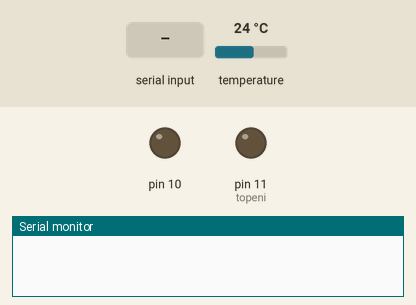
The sketch below on a simulated Arduino Uno, built with avr-gcc and run on an emulated ATmega328P. On the bench: output pins drawn as LEDs (lit = HIGH), the last lines printed to the serial monitor. The test bench sets the inputs (shaded band); at power-on: temperature 24 °C.

Above: at 1.2 s.
1.3 s: "90,45\n" received over Serial
At 3.9 s:
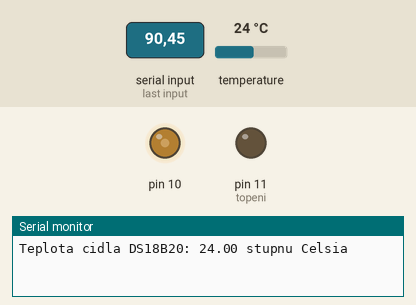
4.2 s: "30,150\n" received over Serial
At 8.4 s:
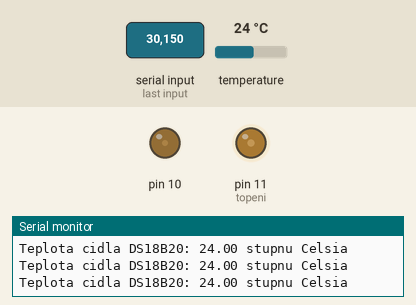
8.8 s: temperature set to 12 °C
At 9.6 s:
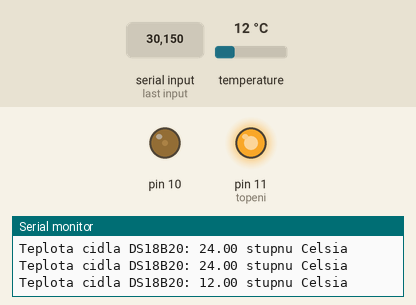
10.5 s: temperature set to 28 °C
At 12.0 s:
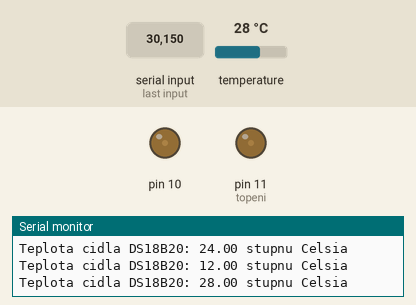
12.3 s: "0\n" received over Serial
At 14.3 s:
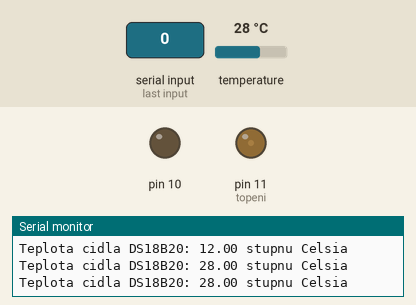
16.8 s: "90\n" received over Serial
At 21.2 s:
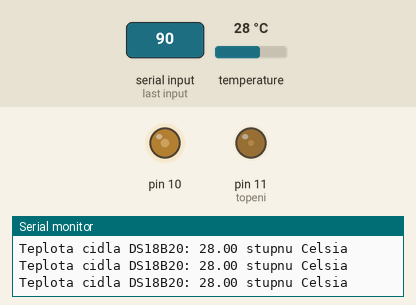
Timing chart, 0 to 22.4 s (numbered marks = the images above; inputs shaded):
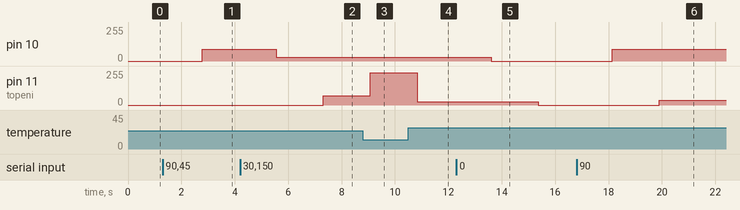

Measured:
- after the input at 1.3 s, pin 10: 0/255 → 90/255 after 1.5 s
- after the input at 4.2 s, pin 10: 90/255 → 30/255 after 1.3 s; pin 11 (topeni): 0/255 → 70/255 after 3.1 s
- after the input at 8.8 s, pin 11 (topeni): 70/255 → 243/255 after 0.28 s
- after the input at 10.5 s, pin 11 (topeni): 243/255 → 24/255 after 0.34 s
- after the input at 12.3 s, pin 10: 30/255 → 0/255 after 1.3 s; pin 11 (topeni): 24/255 → 0/255 after 3.1 s
- after the input at 16.8 s, pin 10: 0/255 → 90/255 after 1.3 s; pin 11 (topeni): 0/255 → 37/255 after 3.1 s

The sketch:

24_serial_bc_.ino
```cpp
                                   // Teplotní čidlo DS18B20
#define topeni 11                  //nastavenie pinu pre pwm spinanie tranzistorov pre hod.prudu 0-255
#include <OneWire.h>               // připojení knihoven
#include <DallasTemperature.h>

/****************************************************************************************************************/

String receivedChar;                   //premenna pre serial komunikaciu
 float hodnota;


float namerana_teplota=0;                    //aktualne namerana teplota
float hodnota_prudu;
float pwm_f;
byte  pwm_b;
float  pwm;

float u_max=1.32;
float u_str=0;
float kp_max=0;
float kp;
float u;
float konstanta;
float konstanta2;
const int pinCidlaDS = 12;                   // nastavení čísla vstupního pinu
OneWire oneWireDS(pinCidlaDS);               // vytvoření instance oneWireDS z knihovny OneWire
DallasTemperature senzoryDS(&oneWireDS);     // vytvoření instance senzoryDS z knihovny DallasTemperature

////////////////////////////

//float nastavena_teplota=0;                  //teplota na ktoru sa ma nastavit komora
float sygma=0;
/**************************************************************************************************************/

void setup()
{
   pinMode(10, OUTPUT);
pinMode(topeni,OUTPUT);            //pin 11 nastav na vystup pre spinanie teplotnych telies
analogWrite(topeni,0);             //nastav pwm teplotnych telies na 0 hodnotu
Serial.begin(9600);                //prenosova rychlost komunikacie
senzoryDS.begin();                 // zapnutí komunikace knihovny s teplotním čidlem
}

/************************************************************************************************************/

float zmeraj_teplotu()                     //funkcia pre zmeranie teploty //teplomer tmp36
{

  senzoryDS.requestTemperatures();         // načtení informací ze všech připojených čidel na daném pinu
                                           // výpis teploty na sériovou linku, při připojení více čidel
                                           // na jeden pin můžeme postupně načíst všechny teploty
                                           // pomocí změny čísla v závorce (0) - pořadí dle unikátní adresy čidel

 //Serial.print(senzoryDS.getTempCByIndex(0));
 //Serial.println(" stupnu Celsia");
  delay(1000);                             // pauza pro přehlednější výpis
 return (senzoryDS.getTempCByIndex(0));

 }

/***********************************************************************************************************/
float recvOneString() {                           //seriova komunikacia matalb prijimanie dat

 if (Serial.available() > 0)
 {
   receivedChar =Serial.readString();
   hodnota=receivedChar.toFloat();
 }
 return (hodnota);
}
/**************************************************************************************************/

void loop()
{
float nastavena_teplota= recvOneString();                                         //nastav hodnotu pozadovanej  teploty
analogWrite(10, nastavena_teplota);
namerana_teplota=zmeraj_teplotu();                           //zmeraj teplotu

if (nastavena_teplota>=25&&nastavena_teplota<=35) {sygma=0.2;konstanta=1;konstanta2=0.2;}
if (nastavena_teplota>36&&nastavena_teplota<=50) {sygma=0.2;konstanta=1;konstanta2=0.25;}
if (nastavena_teplota>50&&nastavena_teplota<=65) {sygma=0.1;konstanta=1;konstanta2=0.3;}
if (nastavena_teplota>65&&nastavena_teplota<=70) {sygma=0.025;konstanta=0.3;konstanta2=0.4;}

hodnota_prudu=( (1.32/45)*(namerana_teplota-25) )+0.18;       //aktualna hodnota prudu
//Serial.print("prud pri teplote je ");Serial.print(hodnota_prudu);Serial.println();
//Serial.print("sygma je ");Serial.print(sygma);Serial.println();
//Serial.print("konstanta je ");Serial.print(konstanta);Serial.println();

kp_max=u_max/( (1.32/45)*(nastavena_teplota-25) +0.18 );       //vzpocet kp max penalizace
kp=1+ (1- ((nastavena_teplota-namerana_teplota)/nastavena_teplota ) *(1/sygma) )*(kp_max-1);
u=u_max/kp;

pwm_f=( (70/1.32)*(u-0.18) )+10;        // Serial.print("pwm float ");Serial.print(pwm_f);Serial.println();
pwm_b=pwm_f;                             // Serial.print("pwm byte ");Serial.print(pwm_b);Serial.println();
pwm=pwm_f-pwm_b;

if (pwm>0.5) {
  pwm_b=pwm_b+1;
}

//Serial.print("pwm_b++ byte ");Serial.print(pwm_b);Serial.println();
Serial.print("Teplota cidla DS18B20: ");Serial.print(namerana_teplota);Serial.println(" stupnu Celsia");Serial.println();

if ((namerana_teplota<nastavena_teplota-konstanta)) analogWrite(topeni,pwm_b);                                                //zapnutie teplotnych telies
                                                                                                                    //if (namerana_teplota>=nastavena_teplota-konstanta&&namerana_teplota<nastavena_teplota-konstanta2) analogWrite(topeni,0);             //vypnutie teplotnych telies
if (namerana_teplota>=nastavena_teplota-konstanta2&&namerana_teplota<=nastavena_teplota) analogWrite(topeni, pwm_b);         //zapnutie teplotnych telies
                                                                                                                    //if (namerana_teplota>=nastavena_teplota) analogWrite(topeni, 0);
if (namerana_teplota==nastavena_teplota) Serial.println(" Teplota je nastavena");                                    //zobrazenie  nastavenej teploty

 if (nastavena_teplota==0) analogWrite(topeni,0);    //vzpnutie regulatora
}
```
